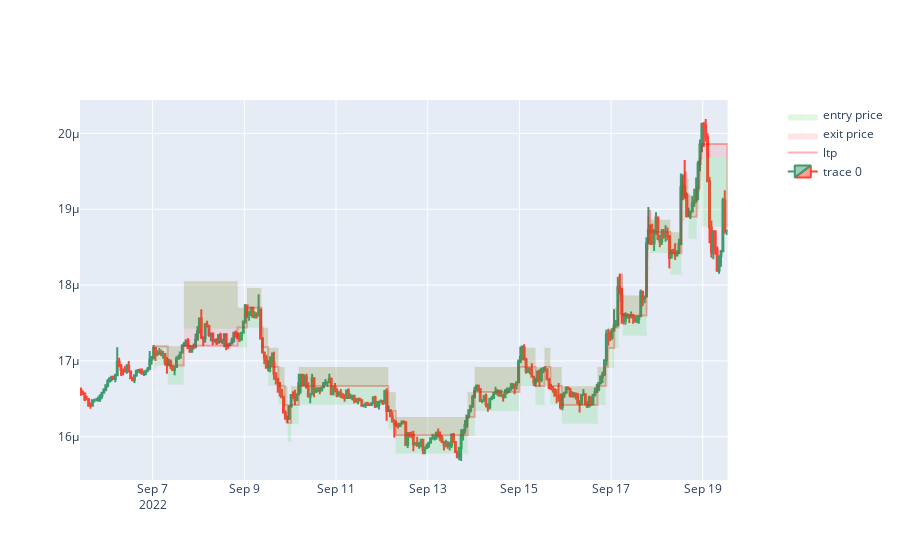

This figure's notebook cell:
### Code cell
from plotly.subplots import make_subplots
df = data
fig = make_subplots(specs=[[{"secondary_y": True}]])

fig.add_trace(go.Candlestick(x=df['ts'],
                    open=df['open'],
                    high=df['high'],
                    low=df['low'],
                    close=df['close']))


fig.add_trace(go.Scatter(
    x=ts_data['ts'],
    y=ts_data['last_transaction_price'],
    name = 'ltp', # Style name/legend entry with html tags
    connectgaps=True, # override default to connect the gaps
    # yaxis='y2',
    line_shape='hv',
    # fill='tonexty',
    line_color='rgba(255, 0, 0, 0.3)'
))
fig.add_trace(go.Scatter(
    x=ts_data['ts'],
    y=ts_data['exit_price'],
    name = 'exit price', # Style name/legend entry with html tags
    connectgaps=True, # override default to connect the gaps
    # yaxis='y2',
    line_shape='hv',
    fill='tonexty',
    mode='markers',
    line_color='rgba(255, 0, 0, 0.01)',
    fillcolor='rgba(255, 0, 0, 0.1)'
))
fig.add_trace(go.Scatter(
    x=ts_data['ts'],
    y=ts_data['entry_price'],
    name = 'entry price', # Style name/legend entry with html tags
    connectgaps=True, # override default to connect the gaps
    # yaxis='y2',
    line_shape='vh',
    fill='tonexty',
    mode='markers',
    line_color='rgba(255, 0, 0, 0.01)',
    fillcolor='rgba(50,205,50, 0.15)'
))



fig.update_layout(xaxis_rangeslider_visible=False)
fig.show()
